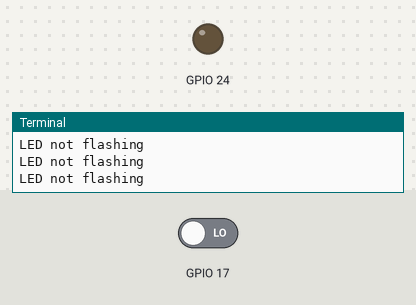
The program below on a simulated Raspberry Pi (BCM pin numbers). On the bench: output pins drawn as LEDs (lit = HIGH), the last lines printed to the terminal. Inputs (shaded band) come from the test bench; at power-on: GPIO 17 LOW.

Above: at 1.2 s.
1.3 s: GPIO 17 driven HIGH
At 2.6 s:
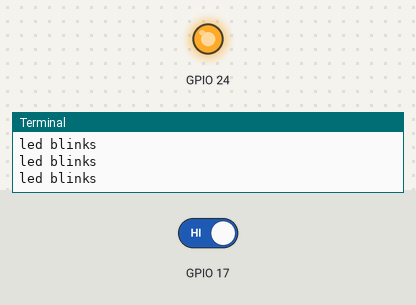
3.0 s: GPIO 17 driven LOW
At 3.8 s:
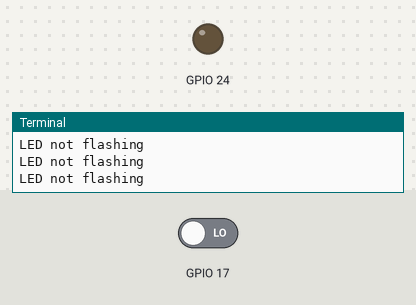
Timing chart, 0 to 6.0 s (numbered marks = the images above; inputs shaded):
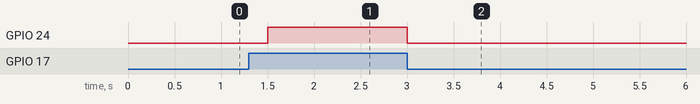

Measured:
- after the input at 1.3 s, GPIO 24: LOW → HIGH after 0.20 s
- after the input at 3.0 s, GPIO 24: HIGH → LOW at once

The program:

Oefening2.py
```python
import RPi.GPIO as GPIO
import time

GPIO.setmode(GPIO.BCM)
GPIO.setup(17, GPIO.IN)
GPIO.setup(24, GPIO.OUT)

def blink(pin):
    GPIO.setup(pin, GPIO.OUT)
    GPIO.output(pin, 1)
    time.sleep(0.5)
    GPIO.output(pin, 0)
    time.sleep(0.5)

while True:
    if (GPIO.input(17) == 1):
        GPIO.output(24, 1)
        print("led blinks")
        time.sleep(0.3)
    else:
        GPIO.output(24, 0)
        print("LED not flashing")
        time.sleep(0.3)


GPIO.cleanup()
```
